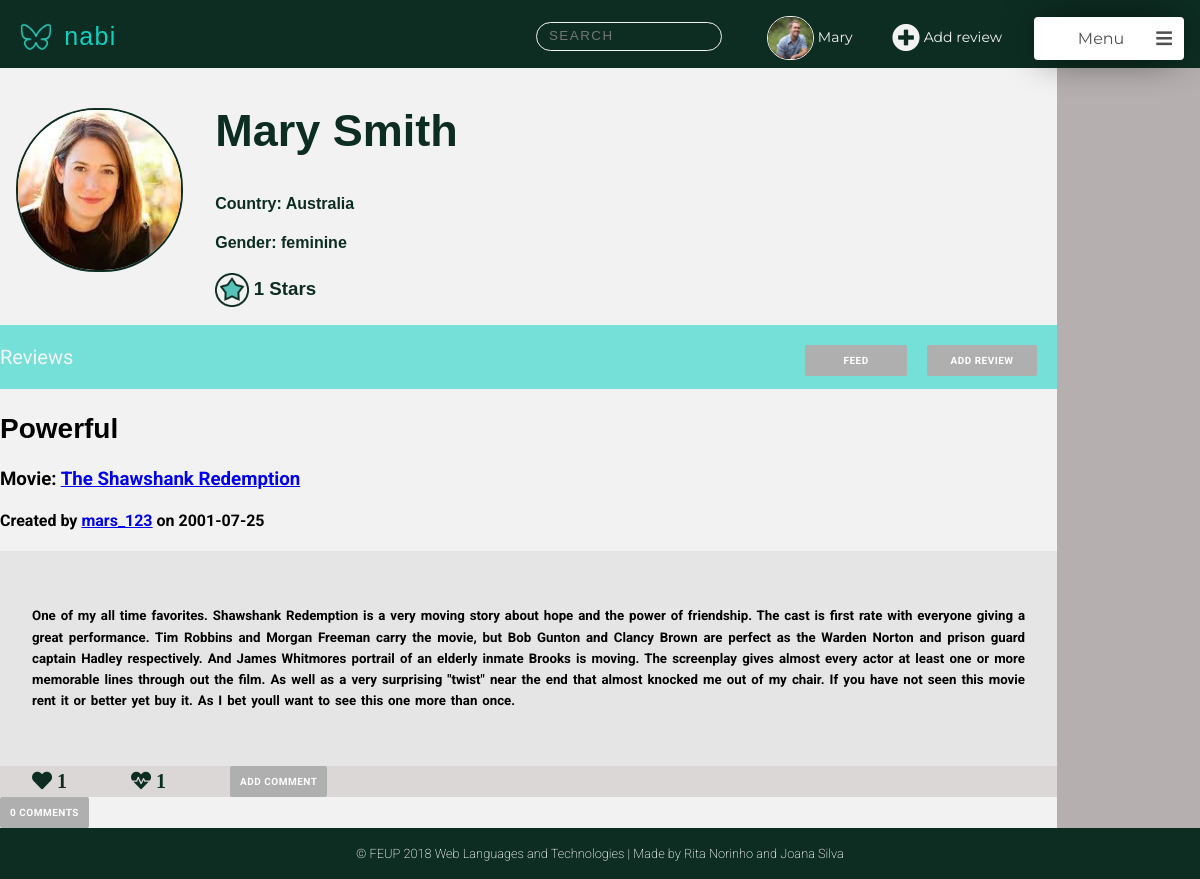
The app's page /pages/profile.php?username=mars_123 (signed in), older data.
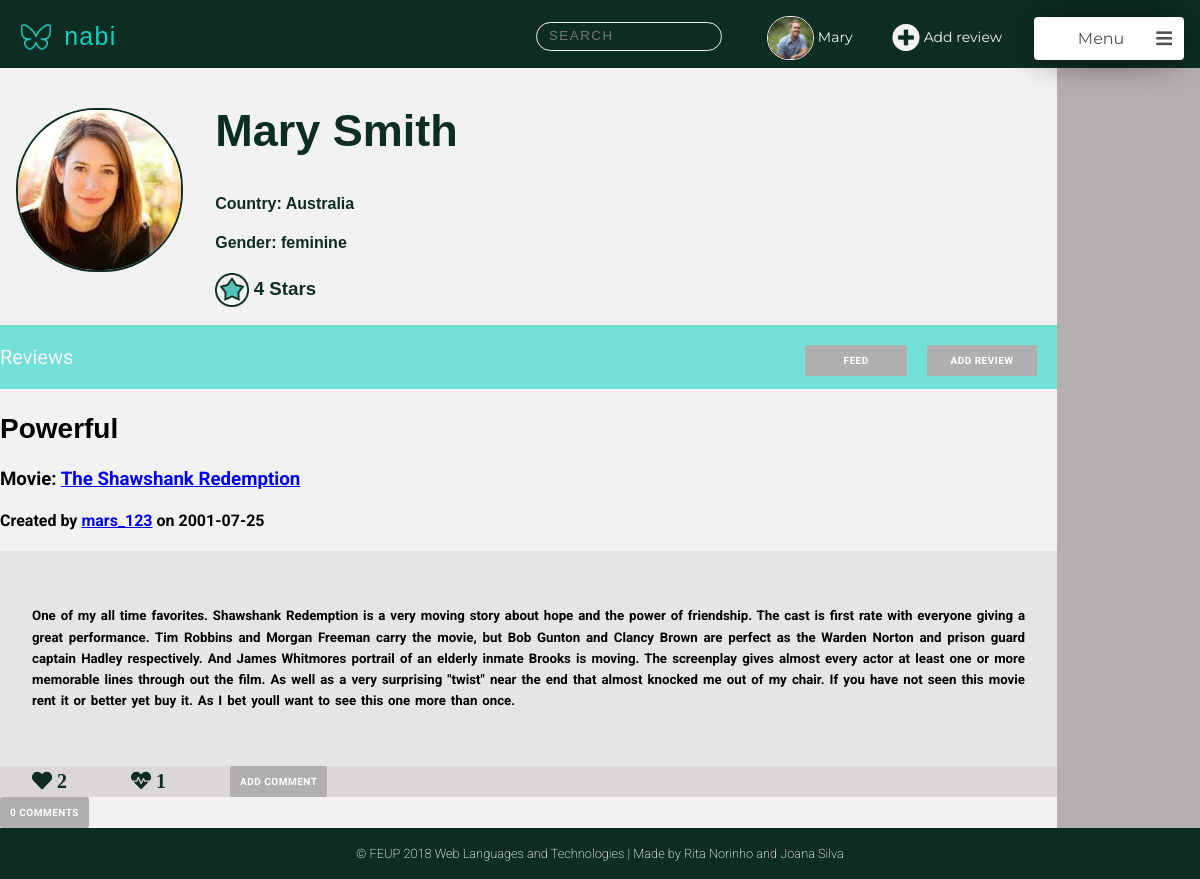
The same page, newer data.
### tables this page shows
CREATE TABLE User (
    ID        INTEGER PRIMARY KEY AUTOINCREMENT,
    FirstName STRING NOT NULL,
    LastName  STRING NOT NULL,
    Username  STRING UNIQUE NOT NULL,
    Gender    STRING NOT NULL,
    Birthday  DATE NOT NULL,
    Country   STRING NOT NULL,
    Email     STRING UNIQUE NOT NULL,
    Password  CHAR (256) NOT NULL,  
    Photo     STRING DEFAULT "default.jpg",
    Points    INTEGER
    
);

CREATE TABLE Review (
    ID          INTEGER PRIMARY KEY AUTOINCREMENT,
    Title       STRING  NOT NULL,
    UserID      INTEGER REFERENCES User(ID) ON DELETE CASCADE,
    MovieID     INTEGER REFERENCES Movie(ID) ON DELETE CASCADE,
    ReviewDate  DATE NOT NULL,
    Description STRING NOT NULL
    
);

### pages/profile.php (called while the page is built, shortened)
<?php
    include_once('../templates/common/tpl_header.php');
    include_once('../templates/common/tpl_nav_bar.php');
    include_once('../templates/tpl_profile.php');
    include_once('../templates/tpl_draw_reviews.php');
    include_once('../templates/common/tpl_footer.php');
    include_once('../database/db_user.php');
    if (isset($_GET['username'])){
        $username=$_GET['username'];
    }
    else {
        $username=$_SESSION['username'];
    }
    $user_info = getUserInfo($username);
    $user_reviews=getUserReviews($username);
    foreach ($user_reviews as $k => $review){
        $user_reviews[$k]['MovieName'] = getMovieName($review['MovieID']);
        $user_reviews[$k]['UserName'] = $user_info['Username'];
        $user_reviews[$k]['NumberComments'] = getNumberComments($review['ID'],$review['UserID']);
        $user_reviews[$k]['Heart'] = getLikesReview($review['ID']);
        $user_reviews[$k]['Dislike'] = getDisLikesReview($review['ID']);
        $user_reviews[$k]['Comments']=getCommentsReview($review['ID']);
    }
    $allMovies=getAllMovies();
    $allReviews=getAllReviews();
    $allMoviesAndReviews = array('movies'=> $allMovies,'reviews'=>$allReviews);
    draw_profile($user_info,$user_reviews,$allMoviesAndReviews);
?>

### database/db_user.php (called while the page is built, shortened)
<?php
  function getID($username) {
    $db = Database::instance()->db();
    try {
      $stmt = $db->prepare('SELECT ID FROM User WHERE username = ?');
      $stmt->execute(array($username));
      if($row = $stmt->fetch()){
        return $row['ID'];
      }
    }catch(PDOException $e) {
      return -1;
    }
  }
  function getUserInfo($username) {
      $db = Database::instance()->db();
      $stmt = $db->prepare('SELECT * FROM User WHERE username = ?');
      $stmt->execute(array($username));
      return  $stmt->fetch();
  }
  function getUserReviews($username){
    $id=getID($username);
    $db = Database::instance()->db();
    $allReviews= $db->prepare('SELECT * FROM Review WHERE UserID = ?');
    $allReviews->execute(array($id));
    $reviews= $allReviews->fetchAll();
    return $reviews;
  }
?>

### templates/common/tpl_nav_bar.php (the view, shortened to what this page needs)
<?php function draw_nav($userinfo,$allMoviesAndReviews){ ?>
<ul class="feed_nav">
<li>
<div class="nav_logo">
 <a href="main_page.php"><p>  <img src="../assets/mininabi.png" alt="Nabi logo (butterfly)" width="40" height="40"> nabi </p> </a>
</div>
</li>
<li>
<div class="search_container">
   <input class="search_input" type="text" onkeyup="searchFunction()" placeholder="Search">
</div>
</li>
<li>  <a class="profile_nav_btn" href="profile.php">
<?php if(!(file_exists("../assets/profilePhotos/".getID($_SESSION['username']).".jpg"))){ ?>
   <img src="../assets/profilePhotos/default.jpg" width="100" height="100" alt="profile avatar">
<?php } else{ ?>
   <img src="../assets/profilePhotos/<?=getID($_SESSION['username'])?>.jpg" width="100" height="100" alt="profile avatar">
<?php } ?>
<?php echo htmlentities($userinfo['FirstName']) ?>
</a> </li>
<li> <a class="add_review_btn" href="?.php"> <span class="fas fa-plus-circle"></span> Add review </a> </li>
<li>
<div class="menu">
   <div class="title" onclick="show_dropdown_menu()"> Menu <span class="fa fa-bars"></span> <div class="arrow"> </div> </div>
</div>
</li>
</ul>
<?php } ?>

### templates/common/tpl_header.php (shortened to what this page needs)
<!DOCTYPE html>
<html>
<head>
    <link rel="stylesheet" href="../css/style.css">
    <link rel="stylesheet" href="https://use.fontawesome.com/releases/v5.3.1/css/all.css">
</head>

### templates/tpl_profile.php (shortened to what this page needs)
<body>
<?php function draw_profile($userinfo, $reviews,$allMoviesAndReviews) { ?>
<div class="profile_container">
    <div class="profile_header">
        <header>
            <?php draw_nav($userinfo,$allMoviesAndReviews); ?>
       </header>
    </div>
    <div class="side_nav">
    </div>
      <div class="profile_photo">
          <?php if(!(file_exists("../assets/profilePhotos/".$userinfo['ID'].".jpg"))){ ?>
            <img src="../assets/profilePhotos/default.jpg" width="100" height="100" alt="profile avatar">
          <?php } else{ ?>
            <img src="../assets/profilePhotos/<?=$userinfo['ID']?>.jpg" width="100" height="100" alt="profile avatar">
           <?php } ?>
     </div>
    <div class="profile_info" >
        <div class="profile_name">
            <h2>
                  <?=$userinfo['FirstName']?> <?=$userinfo['LastName']?>
            </h2>
        </div>
        <div class="profile_country">
            <h4> Country: <?=$userinfo['Country']?> </h4>
        </div>
        <div class="profile_gender">
            <h4> Gender: <?=$userinfo['Gender']?> </h4>
        </div>
        <div class="profile_points">
        <h3><img src="../assets/star.png" alt ="star icon" >
            <?=$userinfo['Points']?> Stars </h3>
        </div>
    </div>
    <div class="Reviews">
        <p>Reviews
        <input  onclick="openBox('Add Review')" type="submit" value ="Add Review">
        <a href="main_page.php"> Feed </a>
        </p>
    </div>
     <div class="profile_reviews">
        <?php draw_reviews($reviews); ?>
    </div>
    <div class="profile_footer">
         <?php draw_footer(); ?>
    </div>
    </div>
<?php } ?>
    </body>
    </html>

### templates/tpl_draw_reviews.php (shortened to what this page needs)
<body>
    <?php function draw_reviews($reviews){?>
    <?php foreach($reviews as $review){?>
        <article data-id="<?=$review['ID']?>" user-id="<?=$review['UserID']?>">
        <div class="review_info">
             <h2><?=$review['Title']?> </h2>
            <h3> Movie: <a href="movie.php?movie_id=<?php echo htmlentities($review['MovieID'])?>"><?=$review['MovieName']?></a> </h3>
            <h4> Created by
            <a href="profile.php?username=<?php echo htmlentities($review['UserName'])?>"><?=$review['UserName']?></a>
            on <?=$review['ReviewDate']?></h4>
        </div>
        <div class="review_content">
            <h5><?=$review['Description']?></h5>
        </div>
        <div class="review_options">
            <ul class="review_nav">
              <li>
                <div class="likes">
                    <span id="review_likes" class="fas fa-heart" >
                    <?=$review['Heart']?></span>
                </div>
              </li>
              <li>
                <div class="dislikes">
                    <span id="review_dislikes" class="fas fa-heartbeat">
                    <?=$review['Dislike']?></span>
                </div>
              </li>
              <li>
              <input type="button"  name="addComment" value="Add Comment">
              </li>
             </ul>
        </div>
         <div class="comments">
         <input type="button" value="<?=$review['NumberComments']?> Comments">
            <br>
        </div>
        </article>
        <?php }?>
    <?php }?>
</body>

### templates/common/tpl_footer.php
<?php function draw_footer(){?>
<footer>
    <p> &#169; FEUP 2018 Web Languages and Technologies | Made by Rita Norinho and Joana Silva  </p>
</footer>
<?php } ?>

Row changes from the older to the newer data that the page shows:
changed user "Mary": Points "1" → "4"
computed for review "Powerful": MovieID "1" → "2"
